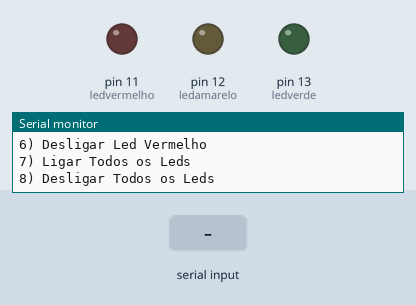
A sketch run on a simulated Arduino Uno, built with avr-gcc and run on an emulated ATmega328P. Parts: output pins drawn as LEDs (lit = HIGH), the last lines printed to the serial monitor. The test bench sets the inputs (shaded band).

Above: at 5.4 s.
5.5 s: "1\n" received over Serial
At 7.4 s:
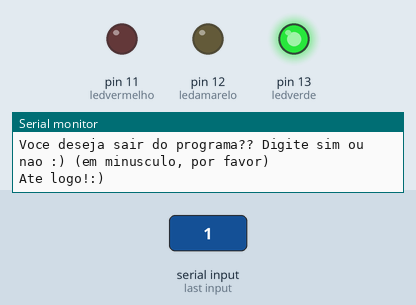
Timing chart, 0 to 8.9 s (numbered marks = the images above; inputs shaded):
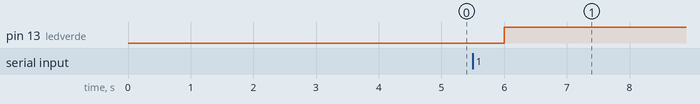

Measured:
- after the input at 5.5 s, pin 13 (ledverde): LOW → HIGH after 0.50 s

The sketch:

acende_leds_com_menu_arduino1.ino
```cpp
/*
Criar um protótipo com 3 leds: verde, vermelho e amarelo.
Crie um menu com Do While que solicite ao usuário qual led ele quer acender ou apagar,
com suas devidas funcionalidades, da seguinte forma:

1) Ligar Led Verde
2) Desligar Led Verde
3) Ligar Led Amarelo
4) Desligar Led Amarelo
5) Ligar Led Vermelho
6) Desligar Led Vermelho
7) Ligar Todos os Leds
8) Desligar Todos os Leds
0) Sair

Você não pode esquecer dos resistores e de configurar cada porta de lede com a função
pinMode(pino, modo) lá dentro da função setup()

Utilizar Do While, Switch e Serial para o menu e comunicação com o usuário*/
int ledverde = 13;
int ledamarelo = 12;
int ledvermelho = 11;
int contador;
int escolhadousuario;

void setup()
{
  Serial.begin(9600);

  pinMode(ledverde, OUTPUT);
  pinMode(ledvermelho, OUTPUT);
  pinMode(ledamarelo, OUTPUT);
}

void loop()
{

  do{
    Serial.println("Bem-vindo ao sistema de led!!:P");
    Serial.println("Escolha uma das opcoes abaixo:");
    delay(500);
    Serial.println("1) Ligar Led Verde");
    delay(500);
    Serial.println("2) Desligar Led Verde");
    delay(500);
    Serial.println("3) Ligar Led Amarelo");
    delay(500);
    Serial.println("4) Desligar Led Amarelo");
    delay(500);
    Serial.println("5) Ligar Led Vermelho");
    delay(500);
    Serial.println("6) Desligar Led Vermelho");
    delay(500);
    Serial.println("7) Ligar Todos os Leds");
    delay(500);
    Serial.println("8) Desligar Todos os Leds");
    delay(500);
    while (! Serial.available());
    escolhadousuario = Serial.parseInt();
    delay(500);

    switch(escolhadousuario){
      case 1 :
      digitalWrite(ledverde, HIGH);
      Serial.println("uhuu, o led verde esta ligado!:D");
      break;

      case 2:
      digitalWrite(ledverde, LOW);
      Serial.println("uhuu, o led verde esta desligado!:D");
      break;

      case 3:
      digitalWrite(ledamarelo, HIGH);
      Serial.println("uhuu, o led amarelo esta ligado!:D");
      break;

      case 4:
      digitalWrite(ledamarelo, LOW);
      Serial.println("uhuu, o led amarelo esta desligado!:D");
      break;

      case 5:
      digitalWrite(ledvermelho, HIGH);
      Serial.println("uhuu, o led vermelho esta ligado!:D");
      break;

      case 6:
      digitalWrite(ledvermelho, LOW);
      Serial.println("uhuu, o led vermelho esta desligado!:D");
      break;

      case 7:
      digitalWrite(ledverde, HIGH);
      digitalWrite(ledvermelho, HIGH);
      digitalWrite(ledamarelo, HIGH);
      Serial.println("uhuu, todos os leds estao ligados!:D");
      break;

      case 8:
      digitalWrite(ledverde, LOW);
      digitalWrite(ledvermelho, LOW);
      digitalWrite(ledamarelo, LOW);
      Serial.println("uhuu, todos os leds estao desligados!:D");
      break;

      case 0:
      Serial.println("Tchau!:D");
      digitalWrite(ledverde, LOW);
      digitalWrite(ledvermelho, LOW);
      digitalWrite(ledamarelo, LOW);

      break;

      default:
      Serial.println("Ops, parece que essa opcao eh invalida.:(");
      Serial.println("Tente novamente com um número de 1 a 8!:p");
    }

    Serial.println("Voce deseja sair do programa?? Digite sim ou nao :) (em minusculo, por favor)");
    while (! Serial.available()){}

    if(Serial.readString() == "sim"){
      contador = 1;

    }
    else{
      contador = 0;

      Serial.println("Ate logo!:)");
    }

  }
  while(contador != 0);

  while(true);
}
```
